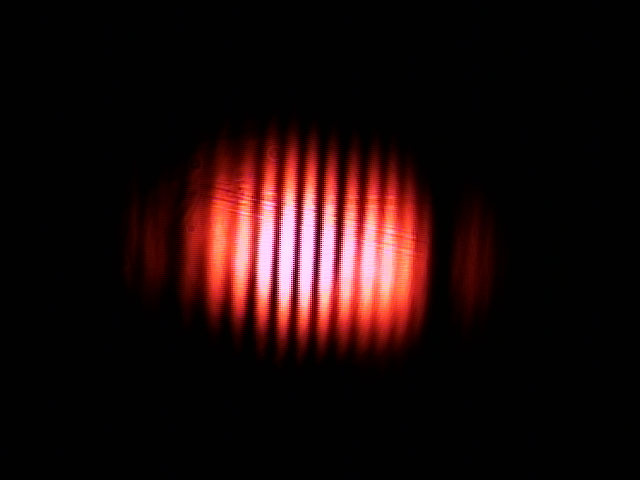
%> input picture jan22_analysis_final_inc/initial_jan22.bmp, 640 x 480 px
$ octave plotting_part_1_jan22_data.m   (GNU Octave 9; MATLAB toolbox functions it lacks are replaced by stand-ins)
%> lines starting %> are read from the running program, lines starting %| are printed output that depends on the picture
### jan22_analysis_final_inc/fit_0um.m
function [fitresult, gof, xData, yData, excludedPoints] = fit_0um(dist, inc_0_sum)
%CREATEFIT(DIST,INC_0_SUM)
%  Create a fit.
%
%  Data for 'untitled fit 1' fit:
%      X Input : dist
%      Y Output: inc_0_sum
%  Output:
%      fitresult : a fit object representing the fit.
%      gof : structure with goodness-of fit info.
%
%  See also FIT, CFIT, SFIT.

%  Auto-generated by MATLAB on 06-Feb-2020 01:38:54


%% Fit: 'untitled fit 1'.
[xData, yData] = prepareCurveData( dist, inc_0_sum );

% Set up fittype and options.
ft = fittype( 'fourier1' );
excludedPoints = excludedata( xData, yData, 'Indices', [1 2 3 4 5 6 7 8 9 10 11 12 13 14 15 16 17 18 19 20 21 22 23 24 25 26 27 28 29 30 31 32 33 34 35 36 37 38 39 40 41 42 43 44 45 46 47 48 49 50 51 52 53 54 55 56 57 58 59 60 61 62 63 64 65 66 67 68 69 70 71 72 73 74 201 202 203 204 205 206 207 208 209 210 211 212 213 214 215 216 217 218 219 220 221 222 223 224 225 226 227 228 229 230 231 232 233 234 235 236 237 238 239 240 241 242 243 244 245 246 247 248 249 250 251 252 253 254 255 256 257 258 259 260 261 262 263 264 265 266 267 268 269 270 271 272 273 274 275 276 277 278 279 280 281 282 283 284 285 286 287 288 289 290 291 292 293 294 295 296 297 298 299 300 301 302 303 304 305 306 307 308 309 310 311 312 313 314 315 316 317 318 319 320 321 322 323 324 325 326 327 328 329 330 331 332 333 334 335 336 337 338 339 340 341 342 343 344 345 346 347 348 349 350 351 352 353 354 355 356 357 358 359 360 361 362 363 364 365 366 367 368 369 370 371 372 373 374 375 376 377 378 379 380 381 382 383 384 385 386 387 388 389 390 391 392 393 394 395 396 397 398 399 400 401 402 403 404 405 406 407 408 409 410 411 412 413 414 415 416 417 418 419 420 421 422 423 424 425 426 427 428 429 430 431 432 433 434 435 436 437 438 439 440 441 442 443 444 445 446 447 448 449 450 451 452 453 454 455 456 457 458 459 460 461 462 463 464 465 466 467 468 469 470 471 472 473 474 475 476 477 478 479 480] );
opts = fitoptions( 'Method', 'NonlinearLeastSquares' );
opts.Display = 'Off';
opts.StartPoint = [0 0 0 0.0275421843484792];
opts.Exclude = excludedPoints;

% Fit model to data.
[fitresult, gof] = fit( xData, yData, ft, opts );

### jan22_analysis_final_inc/plotting_part_1_jan22_data.m
clear all;
close all;
clc;

distance_per_pixel = 460/42.0083;

dist = 0:distance_per_pixel:(distance_per_pixel*479);

inc_0 = imread('initial_jan22.bmp');
%> inc_0 is the input picture: size 480x640x3 uint8; mean R, G, B 28.6, 11.1, 11
inc_1000 = imread('final_inc1mm_jan22.bmp');
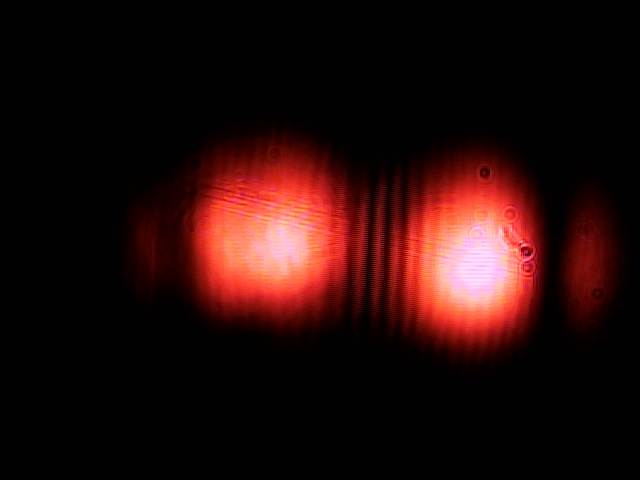
%> input picture jan22_analysis_final_inc/final_inc1mm_jan22.bmp, 640 x 480 px
%> inc_1000 is the input picture: size 480x640x3 uint8; mean R, G, B 37.5, 12.6, 11

inc_0 = imcrop(inc_0, [161 0 580 480]);
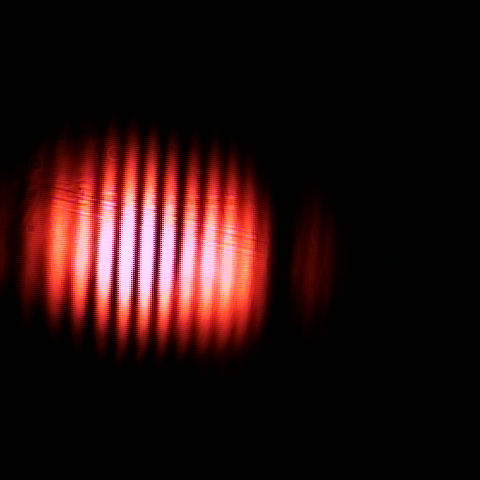
%> inc_0: size 480x480x3 uint8; mean R, G, B 37.4, 14.4, 14.4
inc_1000 = imcrop(inc_1000, [161 0 580 480]);
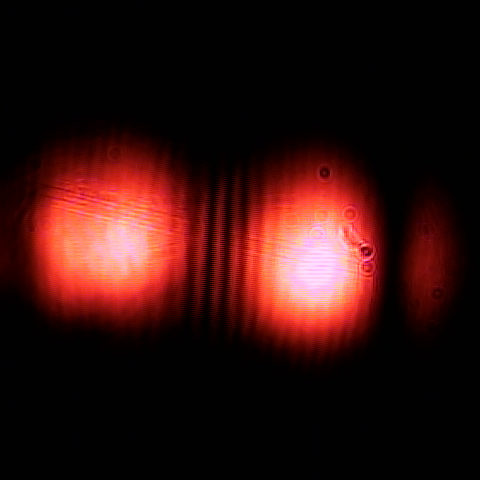
%> inc_1000: size 480x480x3 uint8; mean R, G, B 49.2, 16.4, 14.4

inc_0_gray = rgb2gray(inc_0);
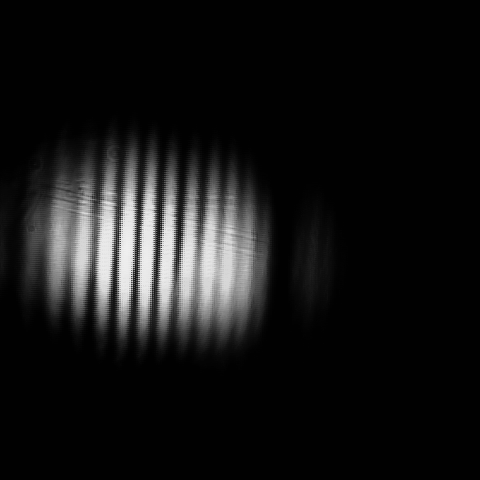
%> inc_0_gray: size 480x480 uint8; min 1, max 240, mean 21.3
inc_1000_gray = rgb2gray(inc_1000);
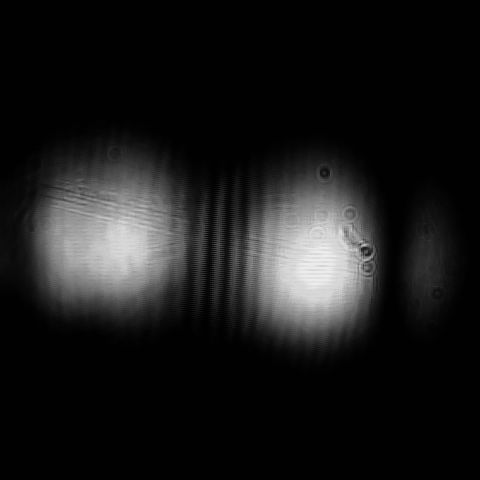
%> inc_1000_gray: size 480x480 uint8; min 1, max 237, mean 26

inc_0_sum = sum(inc_0_gray, 1);
%> inc_0_sum = 480 values, max 34050 at index 128, min 480 at index 281, mean 10223.9
inc_1000_sum = sum(inc_1000_gray, 1);
%> inc_1000_sum = 480 values, max 29914 at index 320, min 480 at index 474, mean 12495.4

figure(1);

fontsize = 7;

subplot(2,2,1);
image(dist,dist,inc_0);
xlabel('Horizontal Distance(\mu{m})','Fontsize',fontsize);
ylabel('Vertical Distance(\mu{m})','Fontsize',fontsize);
title('Fringe Pattern on CCD Camera - \Delta{L} = 100\mu{m}','Fontsize',fontsize);

subplot(2,2,2);
plot(dist,inc_0_sum);
xlabel('Horizontal Distance(\mu{m})','Fontsize',fontsize);
ylabel('Image Intensity(Unitless)','Fontsize',fontsize);
title('Projection of Fringe Pattern - \Delta{L} = 100\mu{m}','Fontsize',fontsize);

subplot(2,2,3);
image(dist,dist,inc_1000);
xlabel('Horizontal Distance(\mu{m})','Fontsize',fontsize);
ylabel('Vertical Distance(\mu{m})','Fontsize',fontsize);
title('Fringe Pattern on CCD Camera - \Delta{L} = 200\mu{m}','Fontsize',fontsize);
subplot(2,2,4);
plot(dist,inc_1000_sum);
xlabel('Horizontal Distance(\mu{m})','Fontsize',fontsize);
ylabel('Image Intensity(Unitless)','Fontsize',fontsize);
title('Projection of Fringe Pattern - \Delta{L} = 200\mu{m}','Fontsize',fontsize);
sgtitle('Data Taken January 22, 2019 - Interference Pattern vs. Path Length Separation');
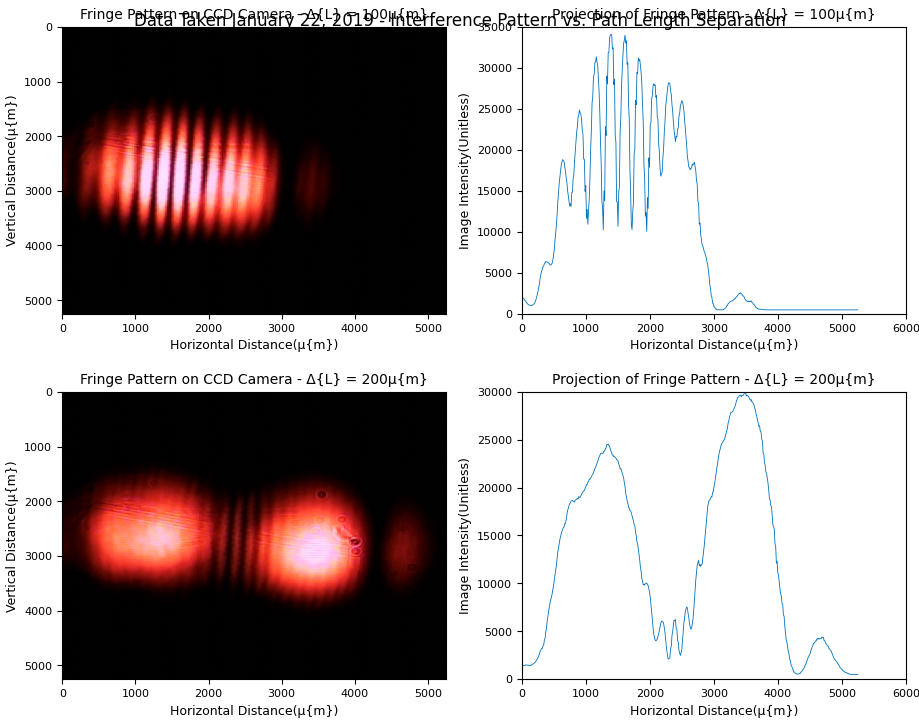
%> figure redrawn from the program's plot data, 4 panels
%> the run ends on the next line

print('interference_pattern_jan_22_data','-dpdf','-fillpage');


[fitresult_inc_0, gof_inc_0, xData_inc_0, yData_inc_0, excludedPoints_inc_0] = fit_0um(dist, inc_0_sum);
